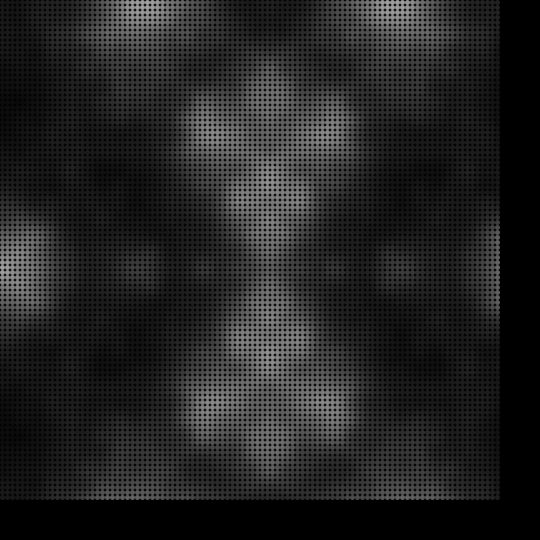
Frame 1 (no input)
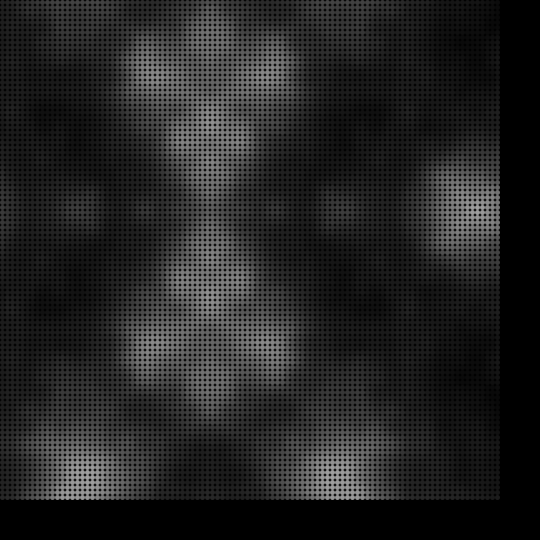
Frame 60 (the mouse pressed at the canvas centre just before this capture)
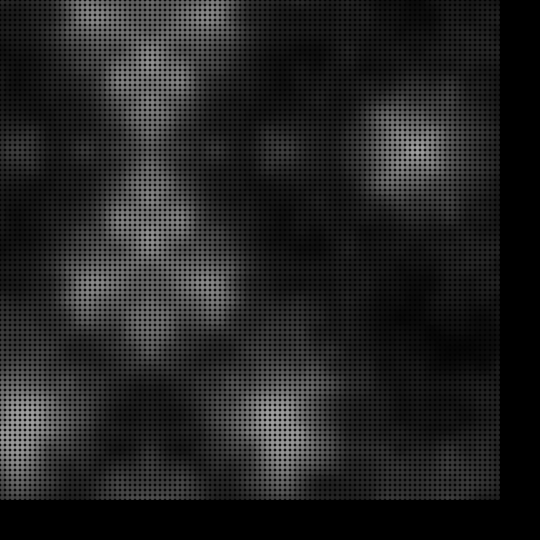
Frame 120 (the mouse held since frame 60 and released just before this capture)

The Processing sketch that drew these frames (run headless with seeded random() and noise(); from frame 60 on, the mouse is pressed at the canvas centre):

// Processing sketch: perlin2d
// ── perlin2d.pde
void setup() {
  size(540, 540); 
}

void draw() {
  translate(width/2.0, height/2.0); 
  background(0);

  int count = 100;
  float diam = width/count;
  float r = diam/2.0;

  for (int row = 0; row < count; ++row) {
    for (int col = 0; col < count; ++col) {
      float x = -width/2.0 + (diam * col) + r;
      float y = -height/2.0 + (diam * row) + r;

      float noiseScale = 0.0075;
      float offset = frameCount * noiseScale;
      float c = noise(x * noiseScale + offset, y * noiseScale + offset) * 255.0;

      noStroke();
      fill(c, c);
      circle(x, y, diam);
    }
  }
}
